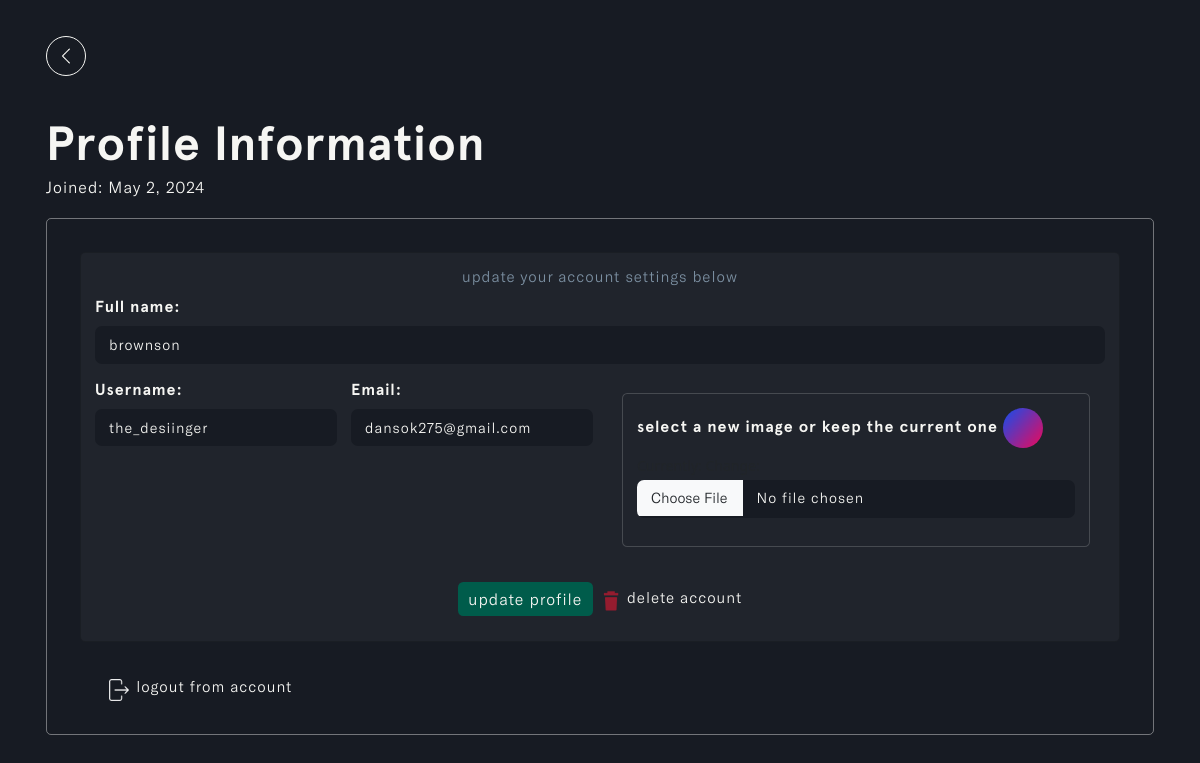
/profile (signed in), run on an earlier commit of the app's database.
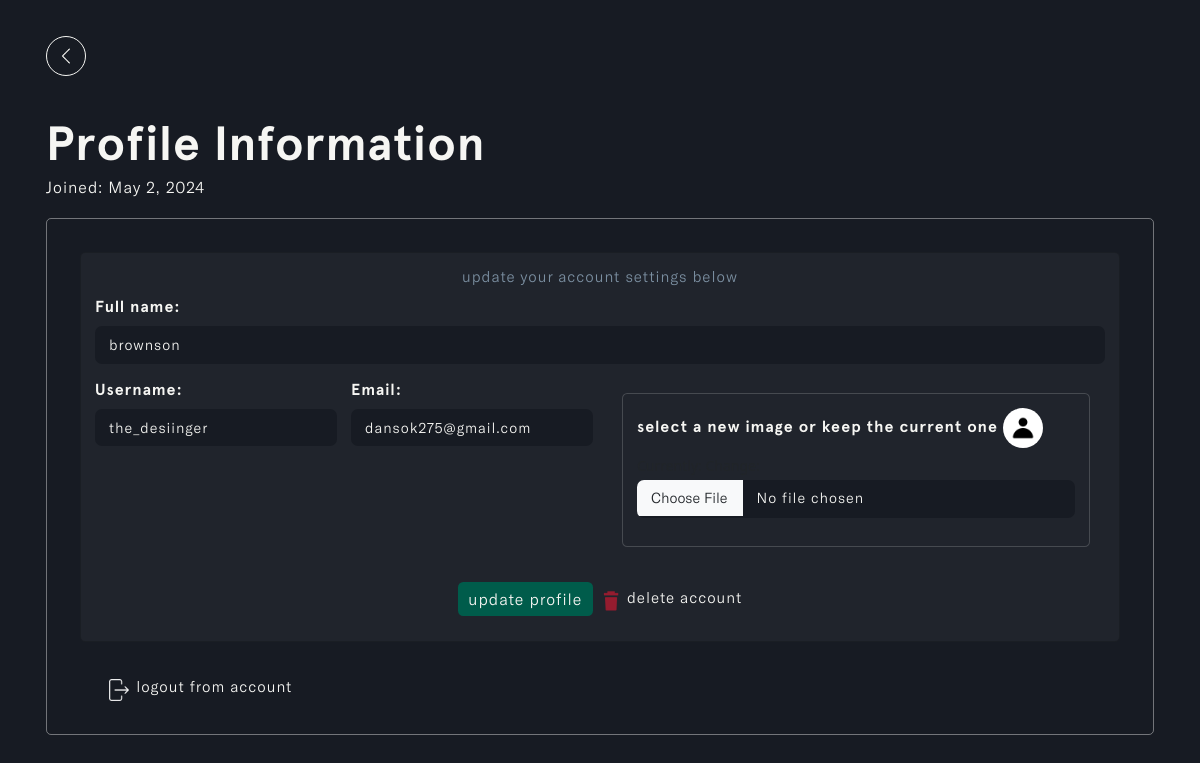
And on a later commit of the database.
### a_user/models.py (models this page shows)
class Profile(models.Model):
    user = models.OneToOneField(User, on_delete=models.CASCADE, blank=True, null=True)
    name = models.CharField(max_length=255, unique=True)
    bio = models.TextField(null=True, blank=True)
    username = models.CharField(max_length=255, unique=True)
    email = models.EmailField(max_length=255, unique=True)
    user_avatar = models.ImageField(null=True, blank=True, upload_to='user_avatar/', default='default-avatar.png')
    updated_time_stamp = models.DateTimeField(auto_now=True)
    created_time_stamp = models.DateTimeField(auto_now_add=True)
    id = models.UUIDField(default=uuid.uuid4, primary_key=True, unique=True, editable=False)
    def __str__(self):
        return self.name
    @property
    def imageURL(self):
        try:
            url = self.user_avatar.url
        except:
            url = '/images/default-avatar.png'
        return url

### a_user/views.py (the view, shortened to what this page needs)
# urls.py: path('profile', views.profilePage, name='profile'),
@login_required(login_url='login')
def profilePage(request):
    profile = get_object_or_404(Profile, name=request.user.profile)
    form = UserProfileForm(instance=profile)
    context = {'form': form, 'profile': profile}
    return render(request, 'a_user/profile.html', context)

### a_user/forms.py
class UserProfileForm(ModelForm):
    class Meta:
        model = Profile
        fields = '__all__'
        exclude = ['user']
    def __init__(self, *args, **kwargs):
        super(UserProfileForm, self).__init__(*args, **kwargs)
        for name, fields in self.fields.items():
            fields.widget.attrs.update({'class': 'form-control form-control-lg'})

### a_user/templates/a_user/profile.html (shortened to what this page needs)
{% load static %}
{% load humanize %}
<!DOCTYPE html>
<html lang="en" class="js has-scroll-init has-scroll-smooth">
  <head>
    <link rel="stylesheet" href="{% static '/css/bootstrap.min.css' %}" />
    <link rel="stylesheet" href="{% static '/css/profile.css' %}" />
  </head>
  <body
    id="pageTop"
    class="page-content"
    data-spy="scroll"
    data-target="#mainNav"
  >
    <main>
      <div data-scroll class="page page--layout-2" id="main">
        <div id="hero">
          <div class="container-fluid">
            <div class="hero-intro">
              <a href="{% url 'chat' %}">
                <img
                  src="{% static '/images/left.png' %}"
                  class="img-fluid"
                  id="return_back"
                  alt="return_back-img"
                />
              </a>
              <h1>
                Profile Information
                <small>Joined: {{request.user.date_joined|date}}</small>
              </h1>
              <div id="user_profile">
                <form action="" method="POST" enctype="multipart/form-data">
                  <div class="card">
                    <div class="card-body">
                      <h5>update your account settings below</h5>
                      <div class="row g-3">
                        <div class="col-12">
                          <label for="inputAddress" class="form-label"
                            >Full name:
                          </label>
                          {{form.name}}
                        </div>
                        <div class="col-md-3">
                          <label for="inputUsername" class="form-label"
                            >Username:</label
                          >
                          {{form.username}}
                        </div>
                        <div class="col-md-3">
                          <label for="inputEmail4" class="form-label"
                            >Email:</label
                          >
                          {{form.email}}
                        </div>
                        <div class="col-md-6">
                          <div class="card" id="invoice--img-card">
                            <div class="card-body">
                              <div class="mb-3">
                                <label for="formFile" class="form-label">
                                  select a new image or keep the current one
                                  <img
                                    src="{{profile.imageURL}}"
                                    class="img-fluid rounded-circle"
                                    id="invoice--img-default"
                                    alt="invoice--img-default"
                                  />
                                </label>
                                {{form.user_avatar}}
                              </div>
                            </div>
                          </div>
                        </div>
                        <div
                          id="action_btns"
                          class="d-flex justify-content-center"
                        >
                          <input
                            type="submit"
                            class="btn"
                            id="update_profile"
                            value="update profile"
                          />
                          <a
                            href="#delete"
                            data-bs-toggle="modal"
                            data-bs-target="#deleteAccountModal"
                          >
                            <img
                              id="trash"
                              src="{% static '/images/trash.png' %}"
                              alt="trash"
                            />
                            <span>delete account</span>
                          </a>
                        </div>
                      </div>
                    </div>
                  </div>
                </form>
                <div id="logout">
                  <a href="{% url 'logout' %}">
                    <img
                      id="logout_img"
                      src="{% static '/images/logout.png' %}"
                      alt="logout_img"
                    />
                    logout from account
                  </a>
                </div>
              </div>
            </div>
          </div>
        </div>
      </div>
    </main>
  </body>
</html>

### a_user/templates/a_user/delete-account-modal.html (shortened to what this page needs)
{% load static %}

### static/css/profile.css (style rules this page uses)
*, *::after, *::before { box-sizing: border-box; margin: 0; padding: 0; }
html, body { box-sizing: border-box; font-size: 14px; margin: 0; padding: 0; width: 100%; overflow-x: hidden; background: var(--main-color); -webkit-font-smoothing: antialiased; -moz-osx-font-smoothing: grayscale; scroll-behavior: smooth; }
a { text-decoration: none; }
.page-content { --main-color: #171b23; --text-color: #f6f6f3; --header-font: "Apercu-Bold"; --text-font: "GTAmerica-Light"; }
a { text-decoration: none; color: var(--accent-color); }
#hero { margin-top: 22%; }
.hero-intro { margin: 3%; }
#return_back { width: 5%; padding: 10px; border-radius: 50%; border: 1px solid var(--text-color); display: inline-block; width: 40px; height: 40px; margin-bottom: 3%; }
.hero-intro h1 { margin-top: 2%; font-size: 5vh; color: var(--text-color); font-family: var(--header-font); letter-spacing: 1px; line-height: 1; }
.hero-intro small { font-size: 2vh; color: var(--text-color); font-family: var(--text-font); letter-spacing: 1px; display: block; margin-top: 2%; margin-bottom: 2%; }
#user_profile { border: 1px solid #f6f6f669; border-radius: 5px; margin-top: 2%; }
#user_profile .card { background: #20242c; margin: 3%; }
#user_profile h5 { color: #7b8fa1; font-family: var(--text-font); letter-spacing: 1px; font-size: 1.9vh; margin-bottom: 10%; text-align: center; }
#user_profile form label { color: var(--text-color); letter-spacing: 1px; font-family: var(--header-font); font-size: 2vh; }
#user_profile form input { color: var(--text-color); letter-spacing: 1px; font-family: var(--text-font); font-size: 1.8vh; border: transparent; background: var(--main-color); }
#user_profile form input::placeholder { color: #f6f6f6c2; font-size: 1.7vh; }
#action_btns { margin-top: 12%; margin-bottom: 1%; }
#action_btns #update_profile { color: var(--text-color); letter-spacing: 1px; font-family: var(--text-font); font-size: 2vh; background: #005c4b; transition: all 0.5s ease-in-out; }
#user_profile a { color: var(--text-color); font-family: var(--text-font); letter-spacing: 1px; font-size: 1.9vh; margin-top: 4px; }
#trash { width: 28px; margin-left: 7px; }
#logout { margin-left: 5%; margin-bottom: 3%; }
#logout_img { width: 22px; margin-left: 7px; }
#invoice--img-card { border: 1px solid #f6f6f62d; }
#invoice--img-default { width: 45px; height: 45px; object-fit: cover; }
#id_user_avatar { margin-top: -4%; }
@media (min-width: 1200px) { #hero { margin-top: 3%; } }
@media (min-width: 1200px) { .hero-intro { margin: 3%; } }
@media (min-width: 1200px) { #return_back { width: 5%; padding: 10px; border-radius: 50%; display: inline-block; width: 40px; height: 40px; margin-bottom: 3%; } }
@media (min-width: 1200px) { .hero-intro h1 { margin-top: 1%; font-size: 6vh; letter-spacing: 1px; } }
@media (min-width: 1200px) { .hero-intro small { font-size: 2vh; letter-spacing: 1px; margin-top: 1%; margin-bottom: 0%; } }
@media (min-width: 1200px) { #user_profile { margin-top: 2%; } }
@media (min-width: 1200px) { #user_profile .card { margin: 3%; } }
@media (min-width: 1200px) { #user_profile h5 { font-size: 1.9vh; margin-bottom: 1%; text-align: center; } }
@media (min-width: 1200px) { #user_profile form label { font-size: 2vh; } }
@media (min-width: 1200px) { #user_profile form input { font-size: 1.8vh; } }
@media (min-width: 1200px) { #user_profile form input::placeholder { font-size: 1.7vh; } }
@media (min-width: 1200px) { #action_btns { margin-top: 2%; margin-bottom: 1%; } }
@media (min-width: 1200px) { #action_btns #update_profile { font-size: 2vh; } }
@media (min-width: 1200px) { #user_profile a { font-size: 1.9vh; margin-top: 4px; } }
@media (min-width: 1200px) { #trash { width: 22px; margin-left: 7px; } }
@media (min-width: 1200px) { #logout { margin-left: 5%; margin-bottom: 3%; } }
@media (min-width: 1200px) { #logout_img { width: 22px; margin-left: 7px; } }
@media (min-width: 1200px) { #invoice--img-default { width: 40px; height: 40px; object-fit: cover; } }
@media (min-width: 1200px) { #id_user_avatar { margin-top: 1%; } }

What changed in the data, as far as the page shows it:
changed Profile "brownson": imageURL: a different picture
